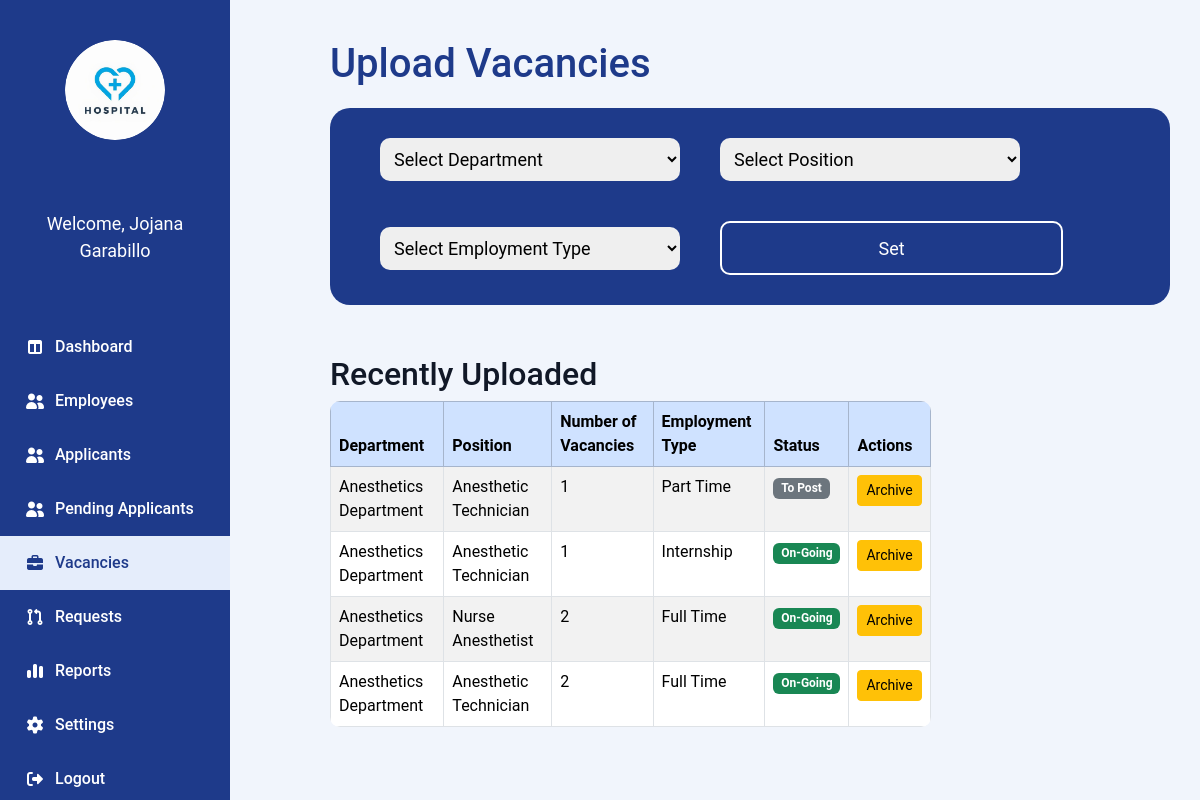
The app's page /Admin_Vacancies.php with its own data.
### tables this page shows
CREATE TABLE `user` (
  `user_id` varchar(100) NOT NULL,
  `applicant_employee_id` varchar(100) DEFAULT NULL,
  `email` varchar(100) NOT NULL,
  `password` varchar(255) NOT NULL,
  `role` varchar(50) NOT NULL,
  `fullname` varchar(150) NOT NULL,
  `status` varchar(20) NOT NULL,
  `created_at` datetime NOT NULL,
  `profile_pic` varchar(255) DEFAULT NULL,
  `reset_token` varchar(255) NOT NULL,
  `token_expiry` varchar(255) NOT NULL,
  `sub_role` varchar(50) DEFAULT NULL
);

CREATE TABLE `vacancies` (
  `id` int(11) NOT NULL,
  `department_id` int(11) NOT NULL,
  `position_id` int(11) NOT NULL,
  `employment_type_id` int(11) NOT NULL,
  `vacancy_count` int(11) NOT NULL,
  `status` varchar(255) NOT NULL DEFAULT 'To Post',
  `created_at` timestamp NOT NULL DEFAULT current_timestamp()
);

CREATE TABLE `department` (
  `deptID` int(11) NOT NULL,
  `deptName` varchar(100) NOT NULL,
  `vacancies` int(11) DEFAULT NULL
);

CREATE TABLE `position` (
  `positionID` int(11) NOT NULL,
  `departmentID` int(11) NOT NULL,
  `position_title` varchar(150) NOT NULL,
  `vacancies` int(11) DEFAULT NULL
);

CREATE TABLE `employment_type` (
  `emtypeID` int(11) NOT NULL,
  `typeName` varchar(50) NOT NULL
);

### Admin_Vacancies.php (the view, shortened to what this page needs)
<?php
require 'admin/db.connect.php';
$adminQuery = $conn->query("SELECT fullname FROM user WHERE role = 'Admin'");
$adminname = ($adminQuery && $row = $adminQuery->fetch_assoc()) ? $row['fullname'] : 'Admin';
$recentQuery = $conn->query("
    SELECT v.id, v.vacancy_count, v.status, d.deptName, p.position_title, e.typeName AS employment_type
    FROM vacancies v
    JOIN department d ON v.department_id = d.deptID
    JOIN position p ON v.position_id = p.positionID
    JOIN employment_type e ON v.employment_type_id = e.emtypeID
    ORDER BY v.id DESC
    LIMIT 10
");
?>
<!DOCTYPE html>
<html lang="en">
<head>
<link rel="stylesheet" href="admin-sidebar.css">
<link rel="stylesheet" href="https://cdnjs.cloudflare.com/ajax/libs/font-awesome/7.0.1/css/all.min.css">
<link rel="stylesheet" href="https://cdn.jsdelivr.net/npm/bootstrap@5.3.3/dist/css/bootstrap.min.css">
</head>
<body>
    <div class="sidebar">
        <div class="sidebar-logo"><img src="Images/hospitallogo.png" alt=""></div>
        <div class="sidebar-name"><p><?php echo "Welcome, $adminname"; ?></p></div>
        <ul class="nav">
            <li><a href="Admin_Dashboard.php"><i class="fa-solid fa-table-columns"></i>Dashboard</a></li>
            <li><a href="Admin_Employee.php"><i class="fa-solid fa-user-group"></i>Employees</a></li>
            <li><a href="Admin-Applicants.php"><i class="fa-solid fa-user-group"></i>Applicants</a></li>
            <li><a href="Admin-Pending-Applicants.php"><i class="fa-solid fa-user-group"></i>Pending Applicants</a></li>
            <li class="active"><a href="Admin_Vacancies.php"><i class="fa-solid fa-briefcase"></i>Vacancies</a></li>
            <li><a href="Admin-request.php"><i class="fa-solid fa-code-pull-request"></i>Requests</a></li>
            <li><a href="#"><i class="fa-solid fa-chart-simple"></i>Reports</a></li>
            <li><a href="Admin-Settings.php"><i class="fa-solid fa-gear"></i>Settings</a></li>
            <li><a href="Login.php"><i class="fa-solid fa-right-from-bracket"></i>Logout</a></li>
        </ul>
    </div>
    <main class="main-content">
        <div class="main-content-header">
    <h1>Upload Vacancies</h1>
</div>
        <form method="POST" id="vacancyForm">
            <div class="set-vacancies">
                <div class="select-options">
                    <select name="department" id="department" required>
                        <option value="" disabled selected>Select Department</option>
                    </select>
                </div>
                <div class="select-options">
                    <select name="position" id="position" required>
                        <option value="" disabled selected>Select Position</option>
                    </select>
                </div>
                  <div class="select-options">
            <select name="employment_type" id="employment_type" required>
                <option value="" disabled selected>Select Employment Type</option>
            </select>
        </div>
                <button type="button" id="openModalBtn">Set</button>
            </div>
        </form>
        <div class="recent-section">
            <h2>Recently Uploaded</h2>
            <table class="table table-bordered table-striped w-75">
                <thead class="table-primary">
<tr>
    <th>Department</th>
    <th>Position</th>
    <th>Number of Vacancies</th>
    <th>Employment Type</th>
    <th>Status</th>
    <th>Actions</th>
</tr>
</thead>
<tbody>
<?php if ($recentQuery && $recentQuery->num_rows > 0): ?>
    <?php while ($row = $recentQuery->fetch_assoc()): ?>
        <tr>
            <td><?= htmlspecialchars($row['deptName']) ?></td>
            <td><?= htmlspecialchars($row['position_title']) ?></td>
            <td><?= htmlspecialchars($row['vacancy_count']) ?></td>
            <td><?= htmlspecialchars($row['employment_type']) ?></td>
            <td>
                <?php if ($row['status'] === 'On-Going'): ?>
                    <span class="badge bg-success"><?= htmlspecialchars($row['status']) ?></span>
                <?php elseif ($row['status'] === 'Closed'): ?>
                    <span class="badge bg-danger"><?= htmlspecialchars($row['status']) ?></span>
                <?php else: ?>
                    <span class="badge bg-secondary"><?= htmlspecialchars($row['status']) ?></span>
                <?php endif; ?>
            </td>
            <td>
                <a href="archive_vacancy.php?id=<?= $row['id'] ?>" class="btn btn-sm btn-warning">Archive</a>
            </td>
        </tr>
    <?php endwhile; ?>
<?php else: ?>
    <tr><td colspan="6" class="text-center text-muted">No vacancies uploaded yet.</td></tr>
<?php endif; ?>
                </tbody>
            </table>
        </div>
    </main>
</body>
</html>

### admin-sidebar.css (style rules this page uses)
* { margin: 0; padding: 0; box-sizing: border-box; }
img { height: 75px; width: 75px; padding: 10px; border-radius: 50%; }
.main-content { display: flex; justify-content: center; }
button { font-family: "Roboto", sans-serif; background-color: #2563EB; border: none; border-radius: 20px; width: 343px; height: 54px; color: #CEE3F5; font-size: 16px; margin: 20px 10px; cursor: pointer; transition: 0.3s; }
.main-content, .login-button, .forgot-password, .show-password { display: flex; justify-content: center; }
.sidebar { width: 230px; background-color: #1E3A8A; height: 100vh; display: flex; flex-direction: column; align-items: center; padding-top: 30px; position: fixed; left: 0; top: 0; }
.nav { list-style: none; width: 100%; }
.nav li { color: #ffffff; padding: 15px 25px; width: 100%; display: flex; align-items: center; gap: 10px; font-weight: 500; cursor: pointer; transition: all 0.3s ease; }
.nav li:hover, .nav li.active { background-color: #e5edfb; color: #1E3A8A; }
.nav i { width: 20px; text-align: center; }
.nav a { text-decoration: none; color: inherit; display: flex; align-items: center; gap: 10px; width: 100%; }
.nav li.active a { color: #1E3A8A; }

### Admin_Vacancies.php (style rules this page uses)
body { font-family: 'Poppins', 'Roboto', sans-serif; margin: 0; display: flex; background-color: #f1f5fc; color: #111827; }
.main-content { padding: 40px 30px; margin-left: 250px; flex: 1; display: flex; flex-direction: column; overflow-y: auto; max-height: 100vh; }
.main-content-header h1 { color: #1E3A8A; margin-bottom: 20px; margin-left: 50px; }
.set-vacancies { background-color: #1E3A8A; display: flex; align-items: center; gap: 40px; flex-wrap: wrap; border-radius: 20px; padding: 30px 50px; width: fit-content; margin-left: 50px; margin-top: 0; margin-bottom: 50px; }
.recent-section { margin-left: 50px; margin-top: 0; width: 90%; max-height: 400px; overflow-y: auto; }
.recent-section table { width: 100%; background: white; border-radius: 10px; overflow: hidden; }
.select-options { display: flex; flex-direction: column; width: 300px; }
.select-options select, input { font-size: 18px; padding: 10px; border-radius: 10px; border: none; outline: none; }
button { border: 2px solid white; background-color: #1E3A8A; color: white; font-size: 18px; padding: 12px 30px; border-radius: 10px; cursor: pointer; }
.sidebar-logo { display: flex; justify-content: center; margin-bottom: 50px; }
.sidebar-logo img { height: 120px; width: 120px; }
.sidebar-name { display: flex; justify-content: center; align-items: center; text-align: center; color: white; padding: 10px; margin-bottom: 30px; font-size: 18px; flex-direction: column; }

### records on screen
user: fullname "Jojana Garabillo"
vacancies: department.deptName "Anesthetics Department", position.position_title "Anesthetic Technician", vacancy_count "1", employment_type.typeName "Part Time", status "To Post"
vacancies: department.deptName "Anesthetics Department", position.position_title "Anesthetic Technician", vacancy_count "1", employment_type.typeName "Internship", status "On-Going"
vacancies: department.deptName "Anesthetics Department", position.position_title "Nurse Anesthetist", vacancy_count "2", employment_type.typeName "Full Time", status "On-Going"
vacancies: department.deptName "Anesthetics Department", position.position_title "Anesthetic Technician", vacancy_count "2", employment_type.typeName "Full Time", status "On-Going"
